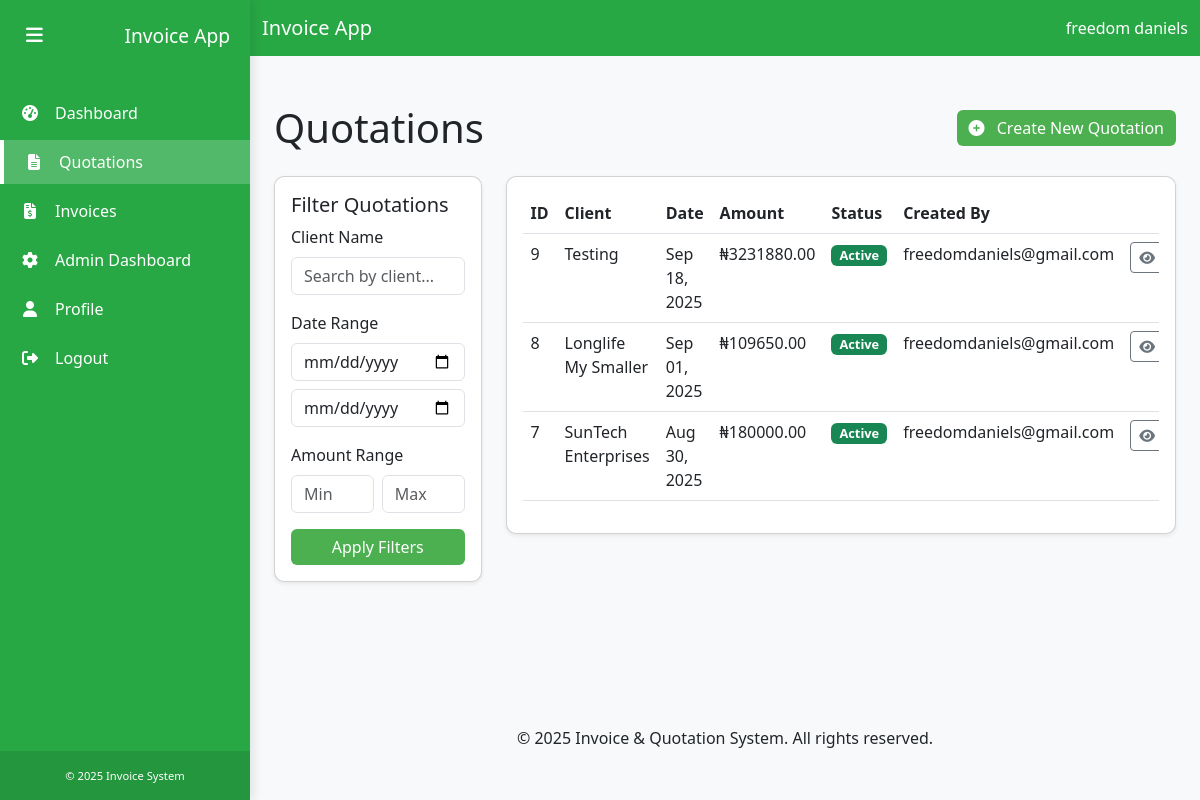
The page /quotations/ (signed in) on the database its author committed.
### users/models.py (models this page shows, shortened)
class CustomUser(AbstractUser):
    ROLE_CHOICES = (
        ('Admin', 'Admin'),
        ('User', 'User'),
    )
    email = models.EmailField(_('email address'), unique=True)
    role = models.CharField(max_length=10, choices=ROLE_CHOICES, default='User')
    profile_picture = models.ImageField(upload_to='profile_pics/', null=True, blank=True)
    USERNAME_FIELD = 'email'
    REQUIRED_FIELDS = ['first_name', 'last_name']
    objects = CustomUserManager()

### quotations/models.py (models this page shows, shortened)
class Quotation(models.Model):
    CURRENCY_CHOICES = [
        ('NGN', 'Nigerian Naira (₦)'),
        ('USD', 'US Dollar ($)'),
        ('EUR', 'Euro (€)'),
        ('GBP', 'British Pound (£)'),
        ('CAD', 'Canadian Dollar (C$)'),
        ('AUD', 'Australian Dollar (A$)'),
    ]
    user = models.ForeignKey(settings.AUTH_USER_MODEL, on_delete=models.CASCADE)
    quotation_number = models.CharField(max_length=100, verbose_name="Quotation Number", null=True, blank=True)
    client_name = models.CharField(max_length=255)
    rfq_number = models.CharField(max_length=100, blank=True, null=True, verbose_name="Request for Quotation Number")
    vessel_name = models.CharField(max_length=255, blank=True, null=True, verbose_name="Vessel Name")
    currency = models.CharField(max_length=3, choices=CURRENCY_CHOICES, default='NGN', verbose_name="Currency")
    items = models.ManyToManyField(Item)
    subtotal = models.DecimalField(max_digits=10, decimal_places=2)
    vat_percentage = models.DecimalField(max_digits=5, decimal_places=2, default=7.5)
    vat_amount = models.DecimalField(max_digits=10, decimal_places=2)
    total = models.DecimalField(max_digits=10, decimal_places=2)
    date_created = models.DateTimeField(default=timezone.now)
    notes = models.TextField(blank=True, null=True, verbose_name="Additional Notes")

### quotations/views.py (the view)
# urls.py: path('', views.quotation_list, name='quotation_list'),
@login_required
def quotation_list(request):
    quotations = Quotation.objects.filter(user=request.user).order_by('-date_created')
    q = request.GET.get('q')
    start = request.GET.get('start')
    end = request.GET.get('end')
    min_amt = request.GET.get('min')
    max_amt = request.GET.get('max')
    if q:
        quotations = quotations.filter(Q(client_name__icontains=q))
    if start:
        try:
            start_date = datetime.strptime(start, '%Y-%m-%d').date()
            quotations = quotations.filter(date_created__date__gte=start_date)
        except Exception:
            pass
    if end:
        try:
            end_date = datetime.strptime(end, '%Y-%m-%d').date()
            quotations = quotations.filter(date_created__date__lte=end_date)
        except Exception:
            pass
    if min_amt:
        try:
            quotations = quotations.filter(total__gte=Decimal(min_amt))
        except Exception:
            pass
    if max_amt:
        try:
            quotations = quotations.filter(total__lte=Decimal(max_amt))
        except Exception:
            pass
    return render(request, 'quotations/quotation_list.html', {'quotations': quotations})

### templates/quotations/quotation_list.html (shortened to what this page needs)
{% extends 'base.html' %}
{% block content %}
<div class="container py-4">
    <div class="d-flex justify-content-between align-items-center mb-4">
        <h1 class="mb-0">Quotations</h1>
        <a href="{% url 'quotation_detail' %}" class="btn btn-create pulse-animation">
            <i class="fas fa-plus-circle me-2"></i> Create New Quotation
        </a>
    </div>
    <div class="row">
        <div class="col-md-3 mb-4">
            <div class="card shadow-sm">
                <div class="card-body">
                    <h5 class="card-title">Filter Quotations</h5>
                    <form method="get">
                        <div class="mb-3">
                            <label class="form-label">Client Name</label>
                            <input type="text" name="q" value="{{ request.GET.q }}" class="form-control" placeholder="Search by client...">
                        </div>
                        <div class="mb-3">
                            <label class="form-label">Date Range</label>
                            <input type="date" name="start" value="{{ request.GET.start }}" class="form-control mb-2">
                            <input type="date" name="end" value="{{ request.GET.end }}" class="form-control">
                        </div>
                        <div class="mb-3">
                            <label class="form-label">Amount Range</label>
                            <div class="d-flex gap-2">
                                <input type="number" name="min" value="{{ request.GET.min }}" class="form-control" placeholder="Min">
                                <input type="number" name="max" value="{{ request.GET.max }}" class="form-control" placeholder="Max">
                            </div>
                        </div>
                        <button type="submit" class="btn btn-create w-100">Apply Filters</button>
                    </form>
                </div>
            </div>
        </div>
        <div class="col-md-9">
            {% if quotations %}
                <div class="card shadow-sm">
                    <div class="card-body">
                        <div class="table-responsive">
                            <table class="table table-hover">
                                <thead>
                                    <tr>
                                        <th>ID</th>
                                        <th>Client</th>
                                        <th>Date</th>
                                        <th>Amount</th>
                                        <th>Status</th>
                                        <th>Created By</th>
                                        <th class="text-end">Actions</th>
                                    </tr>
                                </thead>
                                <tbody>
                                    {% for quotation in quotations %}
                                    <tr>
                                        <td>{{ quotation.id }}</td>
                                        <td>{{ quotation.client_name }}</td>
                                        <td>{{ quotation.date_created|date:"M d, Y" }}</td>
                                        <td>₦{{ quotation.total }}</td>
                                        <td>
                                            <span class="badge bg-success status-badge">Active</span>
                                        </td>
                                        <td>{{ quotation.user.username }}</td>
                                        <td class="text-end">
                                            <div class="d-flex justify-content-end">
                                                <a href="{% url 'view_quotation' quotation.id %}" class="btn btn-sm btn-outline-secondary me-1" title="View">
                                                    <i class="fas fa-eye"></i>
                                                </a>
                                            </div>
                                        </td>
                                    </tr>
                                    {% endfor %}
                                </tbody>
                            </table>
                        </div>
                    </div>
                </div>
            {% endif %}
        </div>
    </div>
</div>
{% endblock %}

### templates/base.html (shortened to what this page needs)
{% load static %}
<!DOCTYPE html>
<html lang="en">
<head>
    <link href="https://cdn.jsdelivr.net/npm/bootstrap@5.3.0/dist/css/bootstrap.min.css" rel="stylesheet">
    <link rel="stylesheet" href="https://cdnjs.cloudflare.com/ajax/libs/font-awesome/6.4.0/css/all.min.css">
</head>
<body>
    {% if user.is_authenticated %}
    <div class="sidebar" id="sidebar">
        <div class="sidebar-header d-flex align-items-center">
            <button class="sidebar-toggle" id="sidebarToggle">
                <i class="fas fa-bars"></i>
            </button>
            <h3 class="m-0">Invoice App</h3>
        </div>
        <ul class="sidebar-menu">
            <li>
                <a href="{% url 'dashboard' %}">
                    <i class="fas fa-tachometer-alt"></i>
                    <span>Dashboard</span>
                </a>
            </li>
            <li>
                <a href="{% url 'quotation_list' %}">
                    <i class="fas fa-file-alt"></i>
                    <span>Quotations</span>
                </a>
            </li>
            <li>
                <a href="{% url 'invoice_list' %}">
                    <i class="fas fa-file-invoice-dollar"></i>
                    <span>Invoices</span>
                </a>
            </li>
            {% if user.is_staff %}
            <li>
                <a href="{% url 'admin_dashboard' %}">
                    <i class="fas fa-cog"></i>
                    <span>Admin Dashboard</span>
                </a>
            </li>
            {% endif %}
            <li>
                <a href="{% url 'profile' %}">
                    <i class="fas fa-user"></i>
                    <span>Profile</span>
                </a>
            </li>
            <li>
                <a href="{% url 'logout' %}">
                    <i class="fas fa-sign-out-alt"></i>
                    <span>Logout</span>
                </a>
            </li>
        </ul>
        <div class="sidebar-footer">
            <small>&copy; {% now "Y" %} Invoice System</small>
        </div>
    </div>
    <div class="main-content" id="mainContent">
        <div class="top-nav">
            <nav class="navbar navbar-expand-lg navbar-dark">
                <div class="container-fluid">
                    <a class="navbar-brand d-flex align-items-center" href="/">
                        Invoice App
                    </a>
                    <div class="ms-3">
                        <span class="text-white">{{ user.get_full_name|default:user.email }}</span>
                    </div>
                </div>
            </nav>
        </div>
        <div class="container my-4">
    {% else %}
    <div class="container my-4">
    {% endif %}
        {% block content %}{% endblock %}
    </div>
    <footer class="bg-light py-4 mt-5">
        <div class="container text-center">
            <p class="mb-0">&copy; {% now "Y" %} Invoice & Quotation System. All rights reserved.</p>
        </div>
    </footer>
    <link rel="stylesheet" href="{% static 'css/sidebar.css' %}">
</body>
</html>

### static/css/sidebar.css (style rules this page uses)
.sidebar { position: fixed; top: 0; left: 0; height: 100vh; width: 250px; background-color: var(--primary-color); color: white; transition: all 0.3s; z-index: 1000; box-shadow: 3px 0 10px rgba(0, 0, 0, 0.1); overflow-y: auto; }
.sidebar-header { padding: 20px; display: flex; align-items: center; justify-content: space-between; }
.sidebar-header h3 { margin: 0; font-size: 1.2rem; white-space: nowrap; overflow: hidden; }
.sidebar-toggle { cursor: pointer; background: transparent; border: none; color: white; font-size: 1.2rem; }
.sidebar-menu { padding: 0; list-style: none; margin-top: 20px; }
.sidebar-menu li { margin-bottom: 5px; }
.sidebar-menu a { display: flex; align-items: center; padding: 10px 20px; color: white; text-decoration: none; transition: all 0.3s; }
.sidebar-menu a.active { background-color: rgba(255, 255, 255, 0.2); border-left: 4px solid white; }
.sidebar-menu i { margin-right: 15px; width: 20px; text-align: center; }
.sidebar-footer { position: absolute; bottom: 0; width: 100%; padding: 15px; background-color: rgba(0, 0, 0, 0.1); font-size: 0.8rem; text-align: center; }
.main-content { margin-left: 250px; transition: all 0.3s; min-height: 100vh; display: flex; flex-direction: column; }

### templates/base.html (style rules this page uses)
:root { --primary-color: #28a745; --secondary-color: #B2BEB5; }
body { font-family: 'Segoe UI', Tahoma, Geneva, Verdana, sans-serif; background-color: #f8f9fa; }
.navbar { background-color: var(--primary-color); }
.navbar-brand, .navbar-nav .nav-link { color: white; }
.card { border-radius: 10px; box-shadow: 0 4px 6px rgba(0, 0, 0, 0.1); transition: transform 0.3s ease; }

### templates/quotations/quotation_list.html (style rules this page uses)
.status-badge { font-size: 0.8rem; padding: 0.25rem 0.5rem; }
.btn-create { background-color: #4CAF50; color: white; border: none; transition: all 0.3s; }
.pulse-animation { animation: pulse 2s infinite; }

### rows shown on the page
CustomUser: get_full_name "freedom daniels"
Quotation: id "9", client_name "Testing", date_created "Sep 18, 2025", total "3231880.00", user.username "freedomdaniels@gmail.com"
Quotation: id "8", client_name "Longlife My Smaller", date_created "Sep 01, 2025", total "109650.00", user.username "freedomdaniels@gmail.com"
Quotation: id "7", client_name "SunTech Enterprises", date_created "Aug 30, 2025", total "180000.00", user.username "freedomdaniels@gmail.com"
